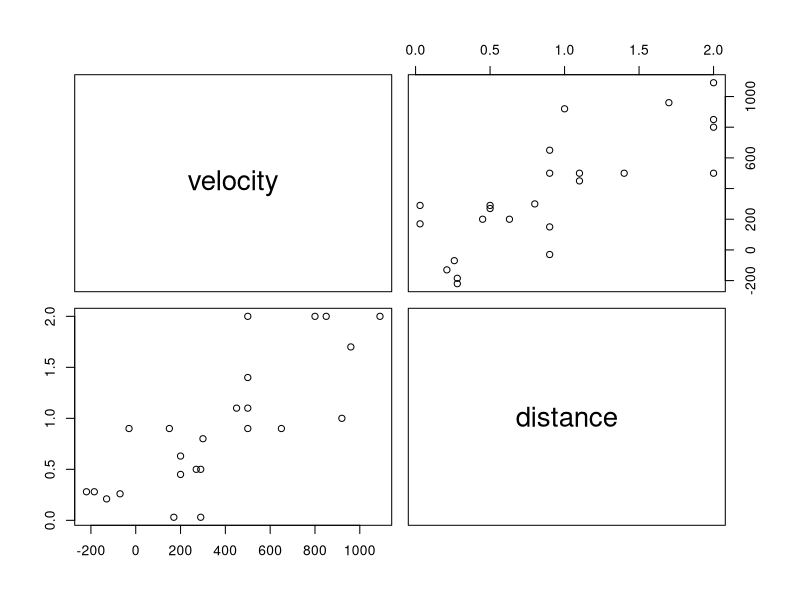
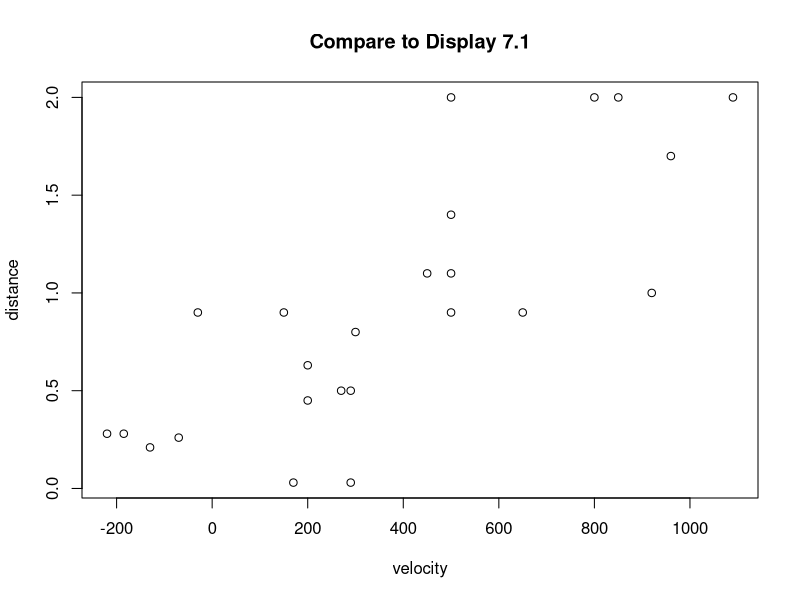
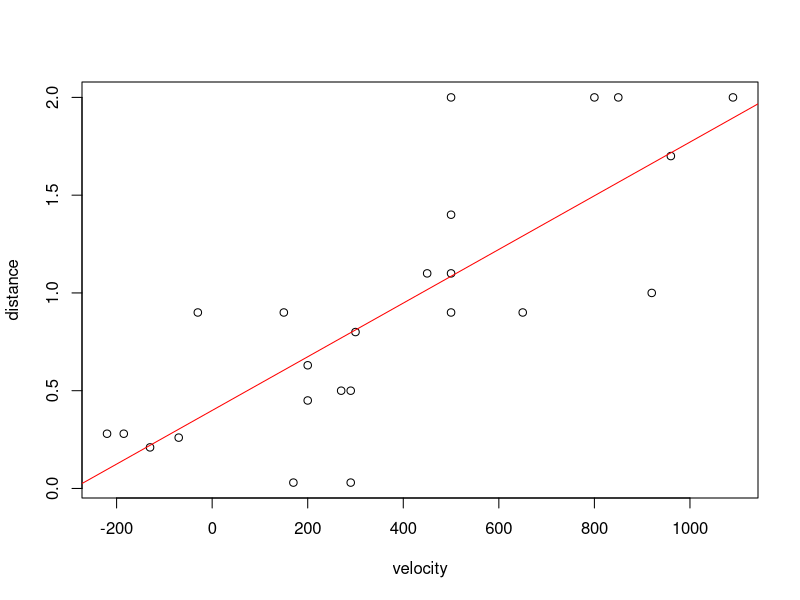
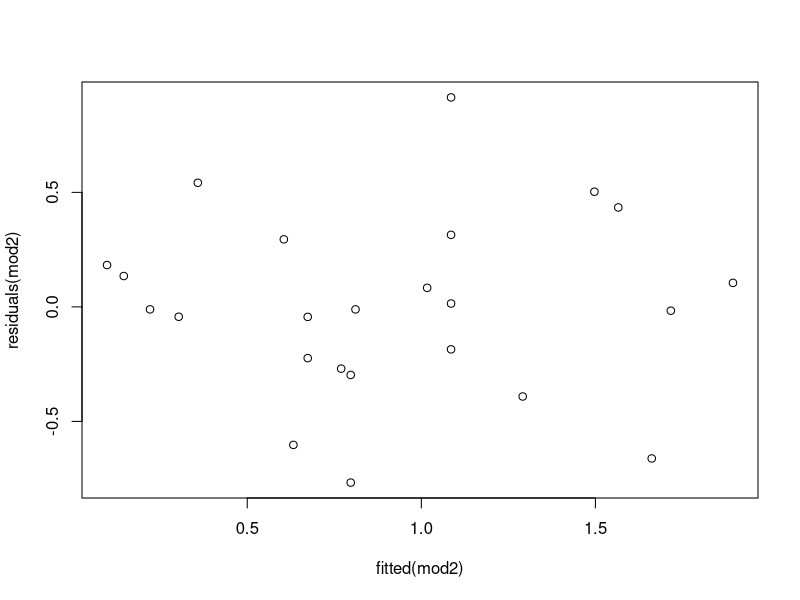
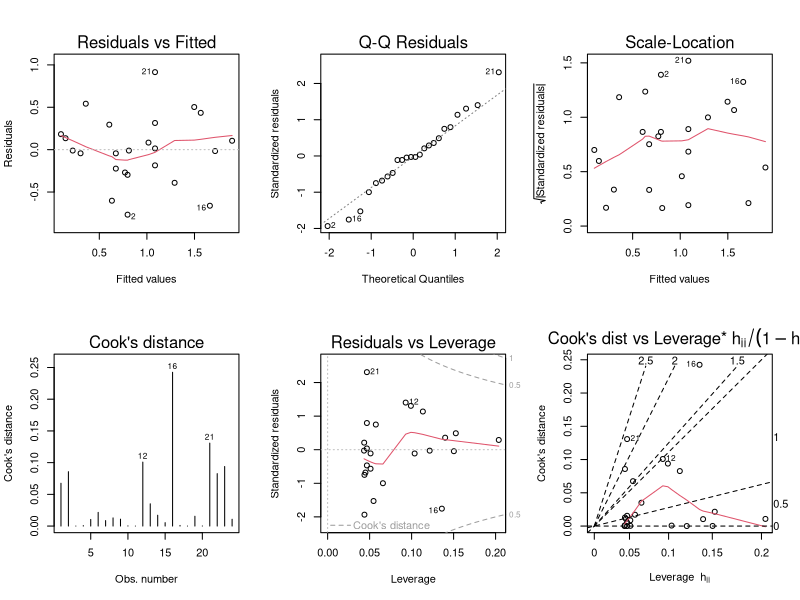
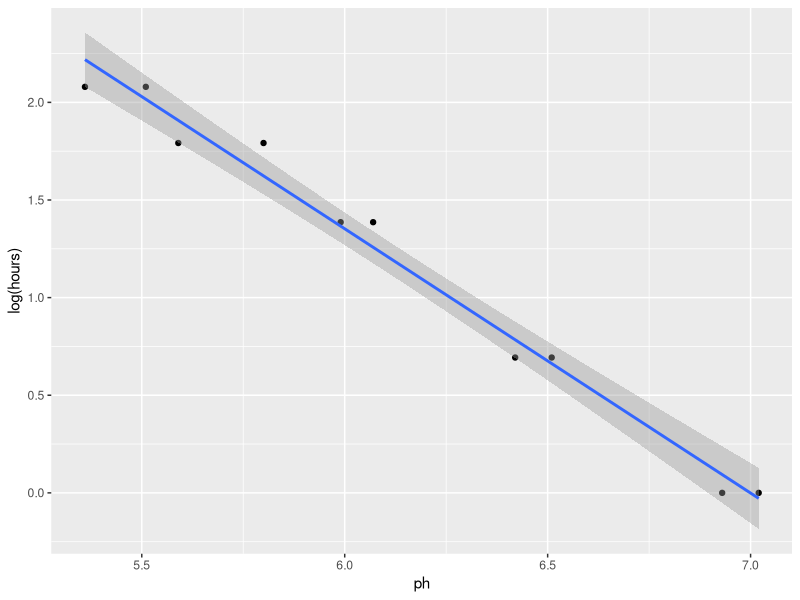
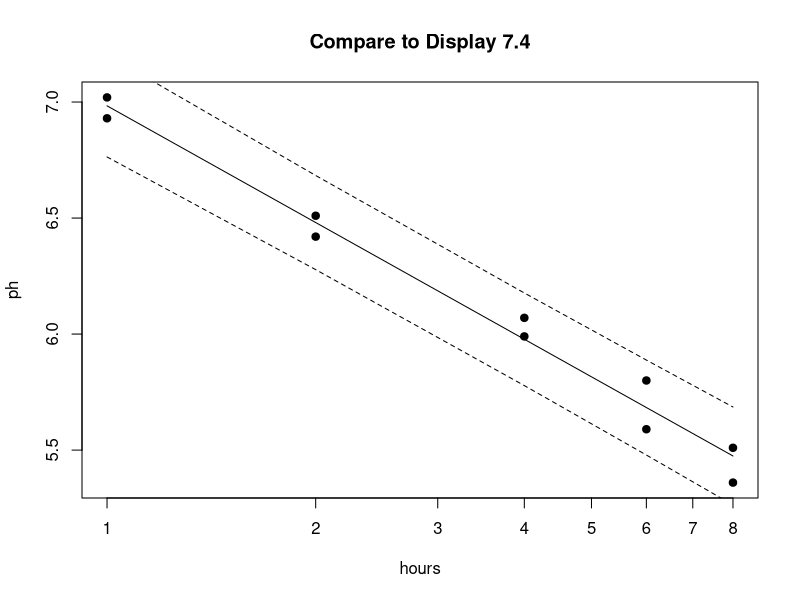

Generate these figures, in order, with R:
setwd("U:\\401A\\sleuth3csv") # or whever your data are

library(ggplot2)

#######################################################
# Chapter 7                                         
#######################################################

case0701 = read.csv("case0701.csv")
names(case0701) = tolower(names(case0701))
summary(case0701) 
pairs(case0701)

plot(distance~velocity, case0701, main='Compare to Display 7.1')

mod = lm(distance~velocity, case0701)
summary(mod) # Compare to Display 7.9
confint(mod)
case0701$fit = predict(mod)
case0701$res = residuals(mod)
case0701 # Compare to Display 7.8

plot(distance~velocity, case0701)
abline(mod, col="red")

# centered explanatory variable regression
case0701$centered = with(case0701, velocity-mean(velocity)) # Automatically subtract the mean
case0701
mod2 = lm(distance~centered, case0701)
summary(mod2)

# Compare to Display 7.10 and 7.12
predict(mod2, interval="confidence")      # confidence interval for the mean
predict(mod2, interval="prediction")      # prediction interval for new data points

plot(residuals(mod2)~fitted(mod2))        # manual diagnostic plot
par(mfrow=c(2,3))
plot(mod2, 1:6, ask=F)                    # automatic diagnostic plots

# Sample correlation coefficient
cor.test(case0701$velocity,case0701$distance)






case0702 = read.csv("case0702.csv")
names(case0702) = tolower(names(case0702))
names(case0702)[1] = "hours" # To match the SAS code and book results

case0702 # Compare to Display 7.3

# Fit the simple linear regression model
mod = lm(ph ~ log(hours), case0702)

# This gets confidence band
ggplot(case0702, aes(x=ph, y=log(hours))) + geom_point() + geom_smooth(method='lm',formula=y~x)

# This gets prediction band
par(mfrow=c(1,1)) # Reset the plotting window
plot(ph~hours, case0702, log='x', main="Compare to Display 7.4", pch=19)
pred = predict(mod, interval="prediction")
lines(case0702$hours,pred[,1])
lines(case0702$hours,pred[,2], lty=2)
lines(case0702$hours,pred[,3], lty=2)
